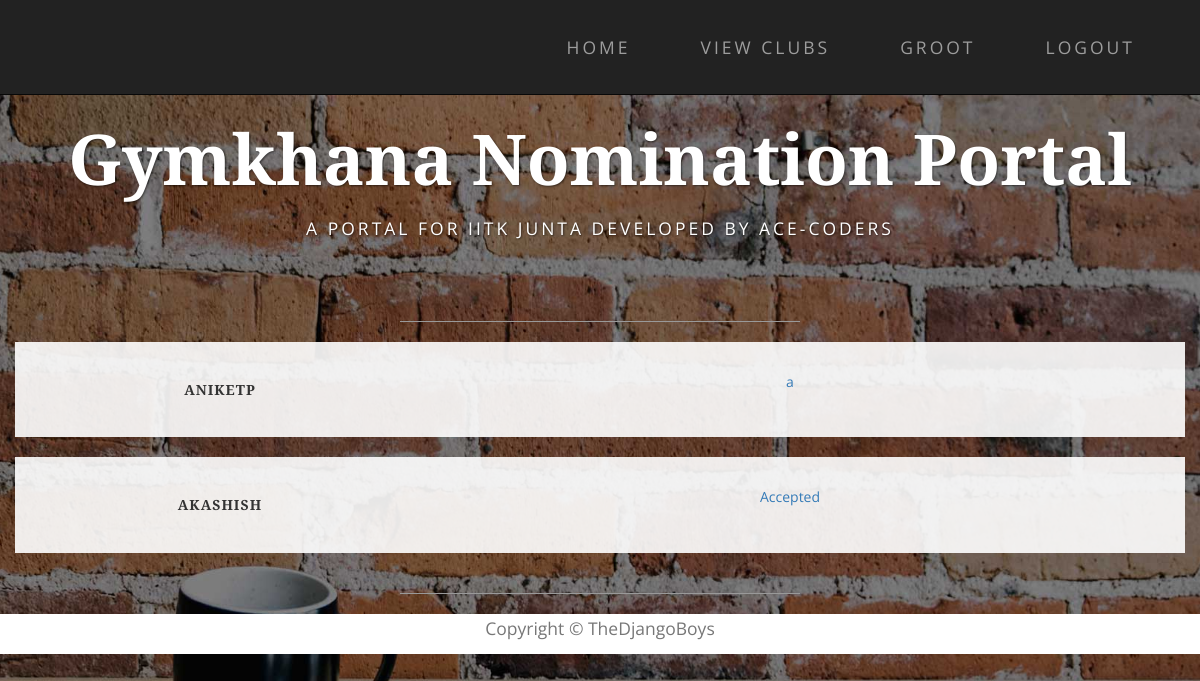
Before: /nominations/applicants/24/ (signed in) with the older database file.
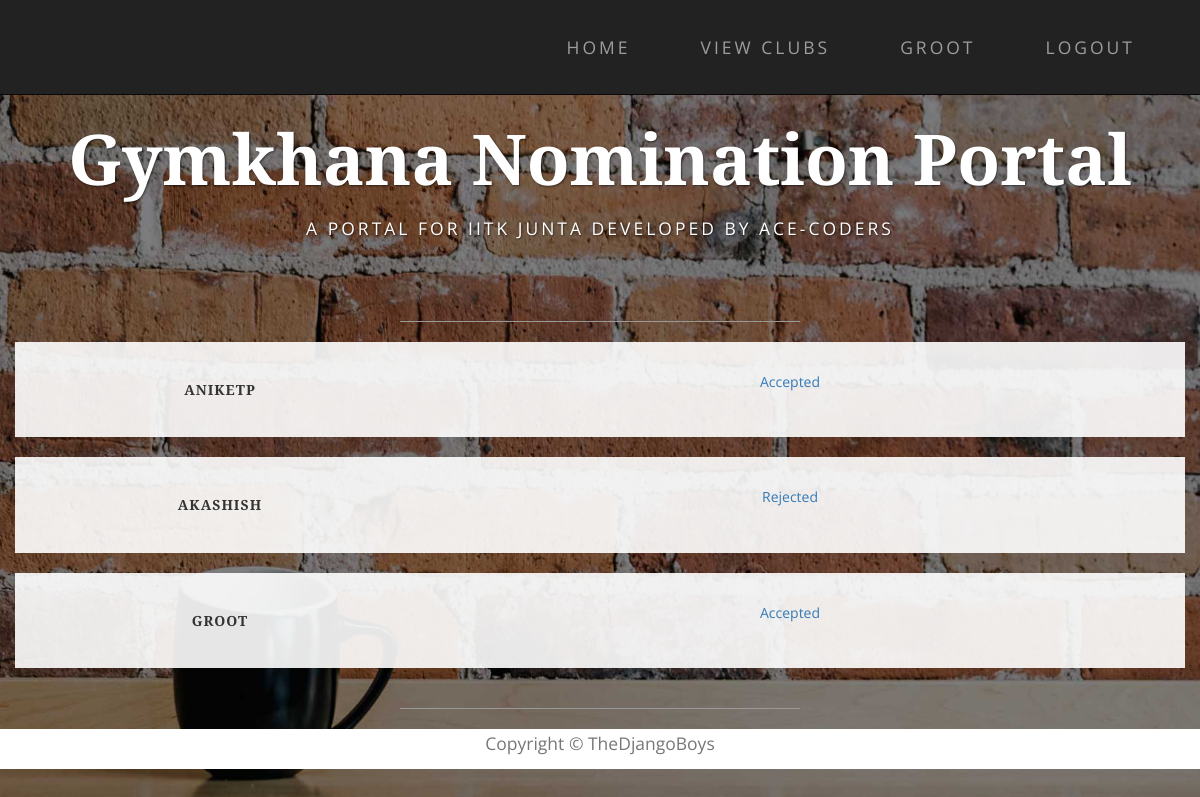
After: the same page with the newer database file.
### nomi/models.py (models this page shows, shortened)
class NominationInstance(models.Model):
    nomination = models.ForeignKey('Nomination', on_delete=models.CASCADE, null=True)
    user = models.ForeignKey(User, on_delete=models.SET_NULL, null=True, blank=True)
    status = models.CharField(max_length=20, choices=NOMI_STATUS,  null=True, blank=True, default=None)
    comments = models.CharField(max_length=500, null=True, blank=True)
    filled_form = models.OneToOneField('forms.FilledForm', null=True, blank=True)

### nomi/views.py (the view)
# urls.py: url(r'^applicants/(?P<pk>\d+)/$', views.applications, name='applicants'),
@login_required
def applications(request, pk):
    nomination = Nomination.objects.get(pk=pk)
    applicants = NominationInstance.objects.filter(nomination=nomination)
    return render(request, 'applicants.html', context={'applicants': applicants})

### nomi/templates/applicants.html (shortened to what this page needs)
{% extends 'base.html' %}
    {% block content  %}
        <div class="container">
            {% for nomi in applicants  %}
                <div class="row box">
                    <div class="col-md-4 text-center"><h5>{{ nomi.user }}</h5></div>
                    {% if nomi.status %}
                        <div class="col-md-8 text-center"><a href="#">{{ nomi.status }}</a></div>
                    {% else %}
                        <div class="col-md-8 text-center"><a href="{% url 'nomi_answer' nomi.pk %}">View Application</a></div>
                    <!--    <div class="col-md-3 text-center"><a href="{% url 'accept' nomi.pk %}">Accept</a></div>
                        <div class="col-md-3 text-center"><a href="{% url 'reject' nomi.pk %}">Reject</a></div>  -->
                    {% endif %}
                </div>
            {% endfor %}
        </div>
    {% endblock %}

### nomi/templates/base.html (shortened to what this page needs)
<!DOCTYPE html>
<html lang="en">
{% load staticfiles %}
<head>
    <link href="{% static 'nomi/css/bootstrap.min.css' %}" rel="stylesheet">
    <link href="{% static 'nomi/css/business-casual.css' %}" rel="stylesheet">
</head>
<body>
 {% block navigation %}
    <nav id="mainNav" class="navbar navbar-inverse navbar-custom navbar-fixed-top">
        <div class="container">
            <div class="collapse navbar-collapse" id="bs-example-navbar-collapse-1">
                 <ul class="nav navbar-nav navbar-right">
                    <li><a href="{% url 'index' %}">Home</a></li>
                    {% if user.is_authenticated %}
                     <li><a href="{% url 'club_list' %}">View Clubs</a></li>
                     <li><a href="{% url 'profile' %}" >{{user.get_username}}</a></li>
                     <li><a href="{% url 'logout' %}?next={% url 'index' %}">Logout</a></li>
                    {% else %}
                        <li><a href="{% url 'login' %}?next={{request.path}}">Login</a></li>
                     {% endif %}
                 </ul>
            </div>
        </div>
    </nav>
 {% endblock %}
 {% block heading %}
    <div class="brand main">Gymkhana Nomination Portal</div>
    <div class="address-bar">A PORTAL FOR IITK JUNTA DEVELOPED BY ACE-CODERS</div>
    <br>
    <hr>
 {% endblock %}
    {% block content %}
    {% endblock %}
    <hr>
    <div class="col-lg-12 text-center " style="background:white;height:40px">
        <p class="text-muted">Copyright &copy; TheDjangoBoys</p>
    </div>
</body>

### nomi/static/nomi/css/business-casual.css (style rules this page uses)
body { font-family: "Open Sans","Helvetica Neue",Helvetica,Arial,sans-serif; background: url('../img/bg.jpg') no-repeat center center fixed; -webkit-background-size: cover; -moz-background-size: cover; background-size: cover; -o-background-size: cover; }
h1, h2, h3, h4, h5, h6 { text-transform: uppercase; font-family: "Josefin Slab","Helvetica Neue",Helvetica,Arial,sans-serif; font-weight: 700; letter-spacing: 1px; }
p { font-size: 1.25em; line-height: 1.6; color: #000; }
hr { max-width: 400px; border-color: #999999; }
.brand, .address-bar { display: none; }
.navbar-nav { text-transform: uppercase; font-weight: 400; letter-spacing: 3px; }
.box { margin-bottom: 20px; padding: 30px 15px; background: #fff; background: rgba(255,255,255,0.9); }
@media screen and (min-width:768px) { .brand { display: inherit; margin: 0; padding: 30px 0 10px; text-align: center; text-shadow: 1px 1px 2px rgba(0,0,0,0.5); font-family: "Josefin Slab","Helvetica Neue",Helvetica,Arial,sans-serif; font-size: 5em; font-weight: 700; line-height: normal; color: #fff; } }
@media screen and (min-width:768px) { .address-bar { display: inherit; margin: 0; padding: 0 0 40px; text-align: center; text-shadow: 1px 1px 2px rgba(0,0,0,0.5); text-transform: uppercase; font-size: 1.25em; font-weight: 400; letter-spacing: 3px; color: #fff; } }
@media screen and (min-width:768px) { .navbar { border-radius: 0; } }
@media screen and (min-width:768px) { .navbar { min-height: 0; } }
@media screen and (min-width:768px) { .nav>li>a { padding: 35px; } }
@media screen and (min-width:768px) { .navbar-nav>li>a { line-height: normal; } }
@media screen and (min-width:768px) { .navbar-nav { display: table; float: none; margin: 0 auto; table-layout: fixed; font-size: 1.25em; } }
@media screen and (min-width:1200px) { .box:after { content: ''; display: table; clear: both; } }

Changed rows visible on the page:
changed NominationInstance "ANIKETP": status "a" → "Accepted"
changed NominationInstance "AKASHISH": status "Accepted" → "Rejected"
added NominationInstance: user "GROOT", status "Accepted"
